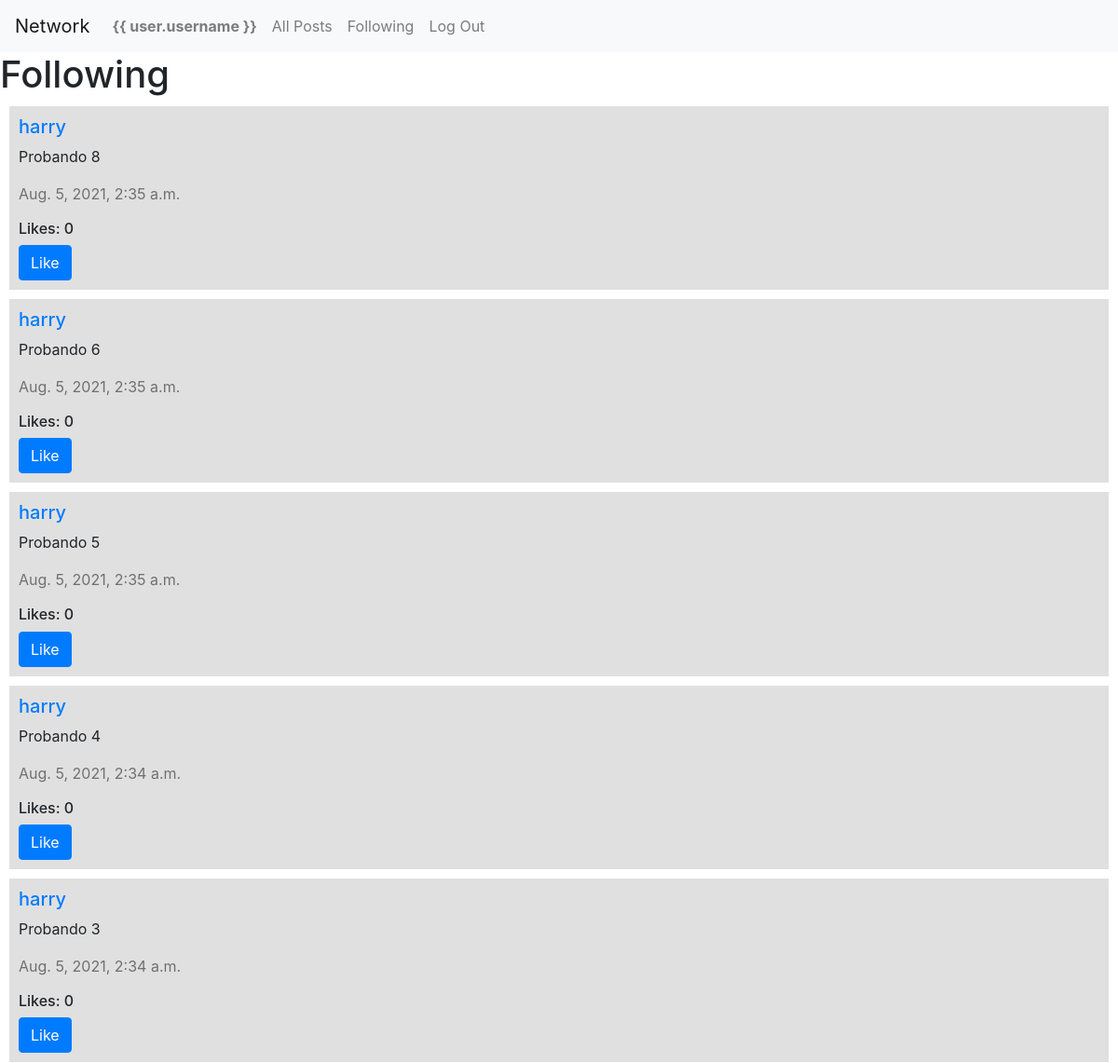
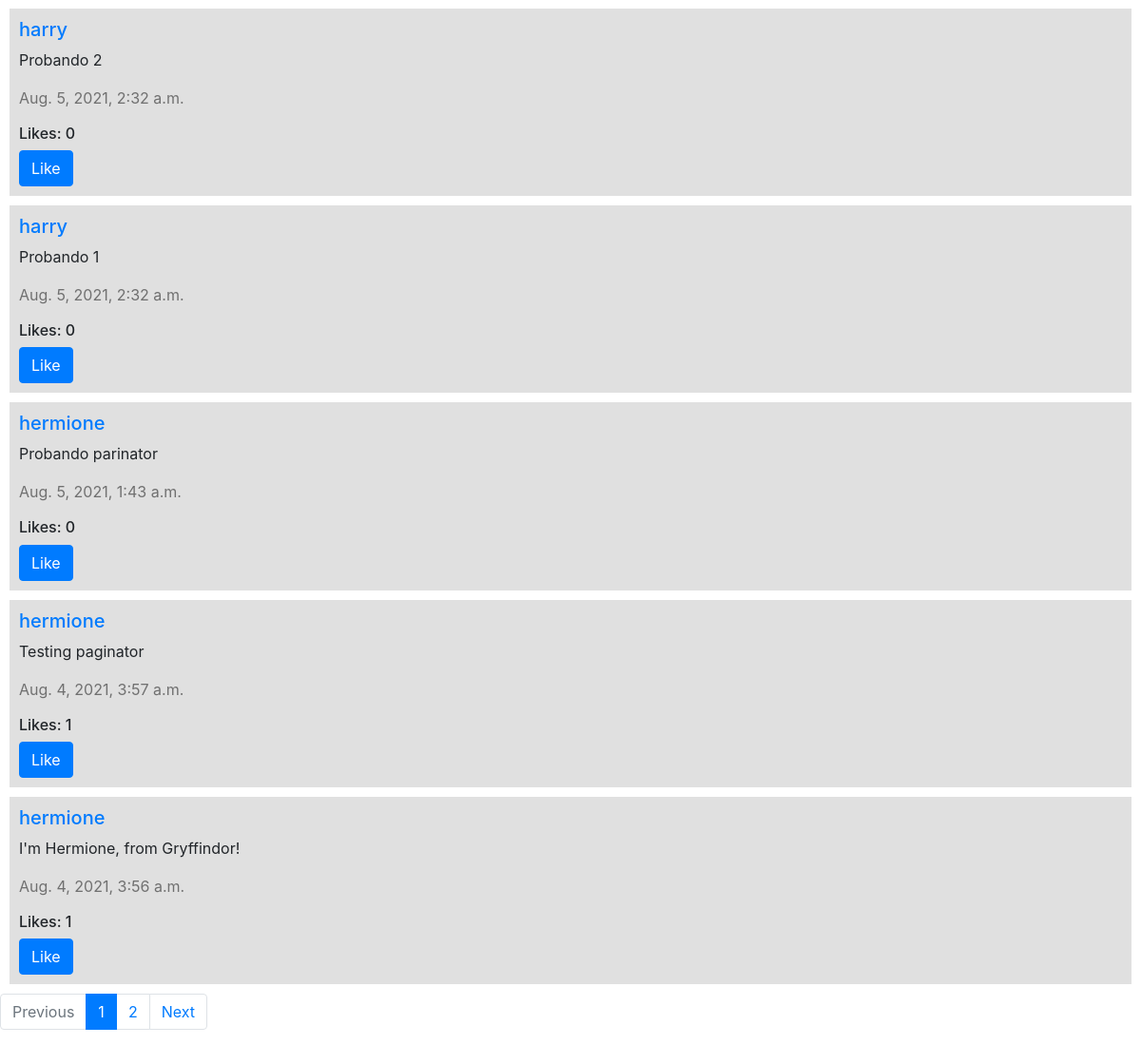
The page /following (signed in) on the database its author committed (2 pictures, top to bottom).
### network/models.py (models this page shows)
class Post(models.Model):
    user = models.ForeignKey(User, on_delete=models.CASCADE, related_name="posts")
    content = models.CharField(max_length=512)
    timestamp = models.DateTimeField(auto_now_add=True)
    likes = models.ManyToManyField(User, blank=True, related_name="liked_posts")

class User(AbstractUser):
    followers = models.ManyToManyField("self", blank=True, symmetrical=False, related_name="following")

### network/views.py (the view)
# urls.py: path("following", views.following, name="following"),
def following(request):
    user = User.objects.get(username=request.user.username)
    following = user.following.all()
    posts = []
    for post in Post.objects.all().order_by("-timestamp"):
        if post.user in following:
            posts.append(post)
    if request.GET.get("page") != None:
        num_page = request.GET.get("page")
    else:
        num_page = 1
    p = Paginator(posts, 10)
    page = p.page(num_page)
    return render(request, "network/following.html", {
        "num": int(num_page),
        "page": page,
        "num_pages": range(1, p.num_pages+1),
        "last_page": num_page
    })
    return render(request, "network/following.html", {
            "posts": posts
    })

### network/templates/network/following.html (shortened to what this page needs)
{% extends "network/posts.html" %}
{% load static %}
{% block header %}
<h1>Following</h1>
{% endblock %}

### network/templates/network/posts.html (shortened to what this page needs)
{% extends "network/layout.html" %}
{% load static %}
{% block body %}
    {% block header %}
    {% endblock %}
<ul id="posts">
    {% for post in page.object_list %}
    <li class="post">
        <h5><a href="{% url 'profile' post.user.username %}">{{ post.user.username }}</a></h5>
        <p id="post{{ post.id }}-content">{{ post.content }}</p>
        <p class="timestamp">{{ post.timestamp }}</p>
        <div class="likes">
            <h6 id="likes{{ post.id }}">Likes: {{ post.likes.count }}</h6>
            {% if user.is_authenticated %}
            <button class="like-btn btn btn-primary" id="like-btn{{ post.id }}" data-id="{{ post.id }}">
                {% if user not in post.likes.all %}
                Like
                {% else %}
                Dislike
                {% endif %}
            </button>
            {% endif %}
        </div>
    </li>
    {% empty %}
    <li>
        <p>There are no posts.</p>
    </li>
    {% endfor %}
</ul>
<nav aria-label="Page navigation">
    <ul class="pagination">
        {% if page.has_previous %}
        <li class="page-item">
            <a class="page-link" href="?page={{ page.previous_page_number }}">Previous</a>
        </li>
        {% else %}
        <li class="page-item disabled">
            <a class="page-link" href="?page=1">Previous</a>
        </li>
        {% endif %}
        {% for i in num_pages %}
        {% if i == num %}
        <li class="page-item active">
            <a class="page-link" href="?page={{ i }}">
                {{ i }}
            </a>
        </li>
        {% else %}
        <li class="page-item">
            <a class="page-link" href="?page={{ i }}">
                {{ i }}
            </a>
        </li>
        {% endif %}
        {% endfor %}
        {% if page.has_next %}
        <li class="page-item">
            <a class="page-link" href="?page={{ page.next_page_number }}">Next</a>
        </li>
        {% else %}
        <li class="page-item disabled">
            <a class="page-link" href="?page={{ last_page }}">Next</a>
        </li>
        {% endif %}
    </ul>
</nav>
{% endblock %}

### network/static/network/styles.css (style rules this page uses)
#posts { margin: 0; padding: 0; }
.post { padding: 10px; margin: 10px; background-color: rgb(224, 224, 224); list-style-type: none; }
.timestamp { color: rgb(112, 112, 112); }

### rows shown on the page
Post: user.username "harry", content "Probando 8", timestamp "Aug. 5, 2021, 2:35 a.m.", likes.count "0", shows "Like"
Post: user.username "harry", content "Probando 6", timestamp "Aug. 5, 2021, 2:35 a.m.", likes.count "0", shows "Like"
Post: user.username "harry", content "Probando 5", timestamp "Aug. 5, 2021, 2:35 a.m.", likes.count "0", shows "Like"
Post: user.username "harry", content "Probando 4", timestamp "Aug. 5, 2021, 2:34 a.m.", likes.count "0", shows "Like"
Post: user.username "harry", content "Probando 3", timestamp "Aug. 5, 2021, 2:34 a.m.", likes.count "0", shows "Like"
Post: user.username "harry", content "Probando 2", timestamp "Aug. 5, 2021, 2:32 a.m.", likes.count "0", shows "Like"
Post: user.username "harry", content "Probando 1", timestamp "Aug. 5, 2021, 2:32 a.m.", likes.count "0", shows "Like"
Post: user.username "hermione", content "Probando parinator", timestamp "Aug. 5, 2021, 1:43 a.m.", likes.count "0", shows "Like"
Post: user.username "hermione", content "Testing paginator", timestamp "Aug. 4, 2021, 3:57 a.m.", likes.count "1", shows "Like"
Post: user.username "hermione", content "I'm Hermione, from Gryffindor!", timestamp "Aug. 4, 2021, 3:56 a.m.", likes.count "1", shows "Like"

### other values the page prints
{{ i }} "1"
{{ i }} "2"
